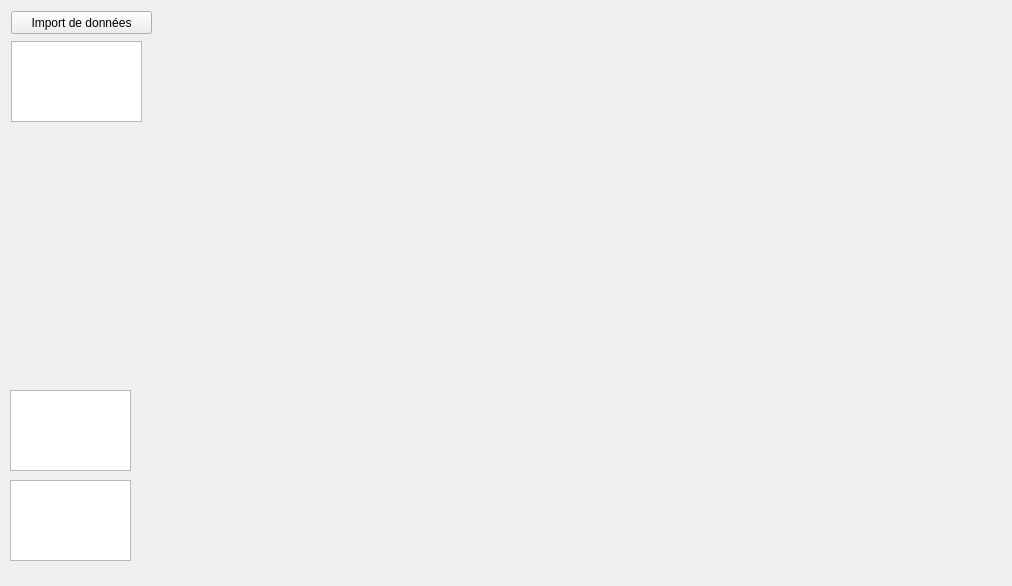
<?xml version="1.0" encoding="UTF-8"?>
<ui version="4.0">
 <class>MainWindow</class>
 <widget class="QMainWindow" name="MainWindow">
  <property name="geometry">
   <rect>
    <x>0</x>
    <y>0</y>
    <width>1012</width>
    <height>586</height>
   </rect>
  </property>
  <property name="windowTitle">
   <string>Analyse Nébuleuse Planétaire</string>
  </property>
  <widget class="QWidget" name="centralwidget">
   <widget class="QPushButton" name="pushButton_import">
    <property name="geometry">
     <rect>
      <x>11</x>
      <y>11</y>
      <width>141</width>
      <height>23</height>
     </rect>
    </property>
    <property name="text">
     <string>Import de données</string>
    </property>
   </widget>
   <widget class="QTableView" name="table1">
    <property name="geometry">
     <rect>
      <x>11</x>
      <y>41</y>
      <width>131</width>
      <height>81</height>
     </rect>
    </property>
   </widget>
   <widget class="QTableView" name="table2">
    <property name="geometry">
     <rect>
      <x>10</x>
      <y>390</y>
      <width>121</width>
      <height>81</height>
     </rect>
    </property>
   </widget>
   <widget class="QTableView" name="table3">
    <property name="geometry">
     <rect>
      <x>10</x>
      <y>480</y>
      <width>121</width>
      <height>81</height>
     </rect>
    </property>
   </widget>
  </widget>
 </widget>
 <resources/>
 <connections/>
</ui>
